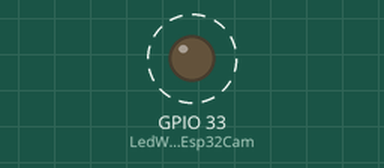
Bench run of a sketch on a simulated ESP32-C3. Parts: output pins drawn as LEDs (lit = HIGH). Dashed ring = blinking.

Above: at 0.2 s.
Timing chart, 0 to 3.0 s (numbered marks = the images above):
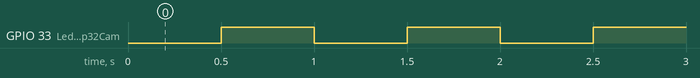

The sketch:

BlinkOnCam32.ino
```cpp
// (licence header left out)
// 2024-07-20
//
// Payment:                              "Al Thinker ESP32-CAM"
// CPU Frequency:                        "240MHz (WiFi/BT)"
// Flash Frequency:                      "80MHz"
// Flash Mode:                           "QIO"
// Partition Scheme:                     "Minimal SPIFFS (1.9MB APP with OTA/190KB SPIFFS)"
// Core Debug Level:                     "Ничего"
// Erase All Flash Before Sketch Upload: "Enabled"
// Port:                                 "COM5"

// Additional links for the Board Manager: https://espressif.github.io/arduino-esp32/package_esp32_dev_index.json

// Менеджер плат:         esp32 by Espressif Systems 3.0.1 installed
// Платы в данном пакете: ESP32 Dev Board, ESP32-S2 Dev Board, ESP32-S3 Dev Board, ESP32-C3 Dev Board, Arduino Nano ESP32.

#include <Arduino.h>
#include <Base64.h>
#include "tveEsp32Cam10.h"

void setup()
{
   ini32CamBlinks();
}

void loop()
{
   loop32CamBlinks(500);
}

// ******************************************************* BlinkOnCam32.ino ***
```

tveEsp32Cam10.h
```cpp
// (licence header left out)
#ifndef tveEsp32Camn
#define tveEsp32Cam
#pragma once

// Пины для мигания лампочек
#define LedWorkEsp32Cam  33     // контакт рабочего светодиода
#define LedFlashEsp32Cam  4     // контакт светодиода-вспышки

// Режимы мигания лампочек
#define ModeBlink        20     // режим для текущего приложения

#define MainBlink        10     // поочередное мигание светодиодов
#define WorkBlink        20     // мигание рабочей лампочки
#define FlashBlink       30     // мигание вспышки

// ****************************************************************************
// *              Перевести контакты лампочек в режим вывода                  *
// ****************************************************************************
void ini32CamBlinks()
{
   // Переводим контакты лампочек в режим вывода
   #if ModeBlink >= FlashBlink
      pinMode(LedFlashEsp32Cam,OUTPUT);   // "вспышка"
   #elif ModeBlink >= WorkBlink
      pinMode(LedWorkEsp32Cam,OUTPUT);    // "работает"
   #else
      pinMode(LedWorkEsp32Cam,OUTPUT);    // "работает"
      pinMode(LedFlashEsp32Cam,OUTPUT);   // "вспышка"
   #endif
}

// ****************************************************************************
// *                     Выполнить один цикл мигания лампочек                 *
// ****************************************************************************
void loop32CamBlinks(word DelayTicks=500)
{
   #if ModeBlink == MainBlink
      digitalWrite(LedWorkEsp32Cam,LOW);
      digitalWrite(LedFlashEsp32Cam,LOW);
      delay(DelayTicks);
      digitalWrite(LedWorkEsp32Cam,HIGH);
      digitalWrite(LedFlashEsp32Cam,HIGH);
      delay(DelayTicks);
   #elif ModeBlink == WorkBlink
      digitalWrite(LedWorkEsp32Cam,LOW);
      delay(DelayTicks);
      digitalWrite(LedWorkEsp32Cam,HIGH);
      delay(DelayTicks);
   #elif ModeBlink == FlashBlink
      digitalWrite(LedFlashEsp32Cam,LOW);
      delay(DelayTicks);
      digitalWrite(LedFlashEsp32Cam,HIGH);
      delay(DelayTicks);
   #else
      digitalWrite(LedWorkEsp32Cam,LOW);
      delay(100);
      digitalWrite(LedWorkEsp32Cam,HIGH);
      delay(100);
   #endif
}

#endif

// ******************************************************** tveEsp32Cam10.h ***
```

Measured:
- by itself, GPIO 33 (LedWorkEsp32Cam): alternates HIGH for 0.50 s and LOW for 0.50 s
